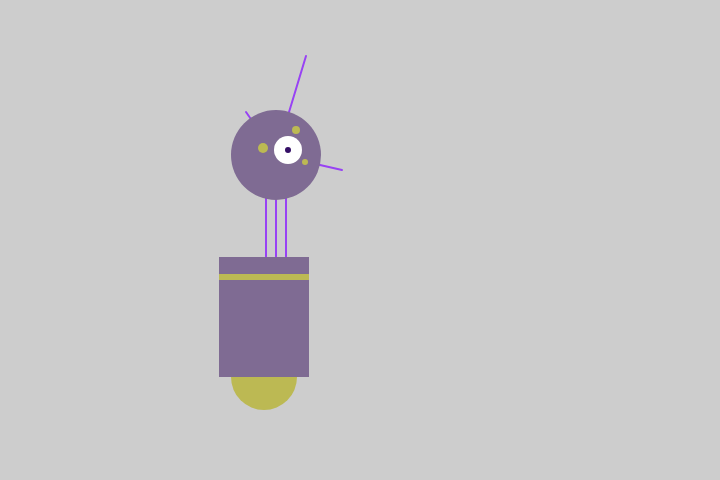
Frame 1 (no input)
Frame 60 (no input): identical to frame 1, image omitted
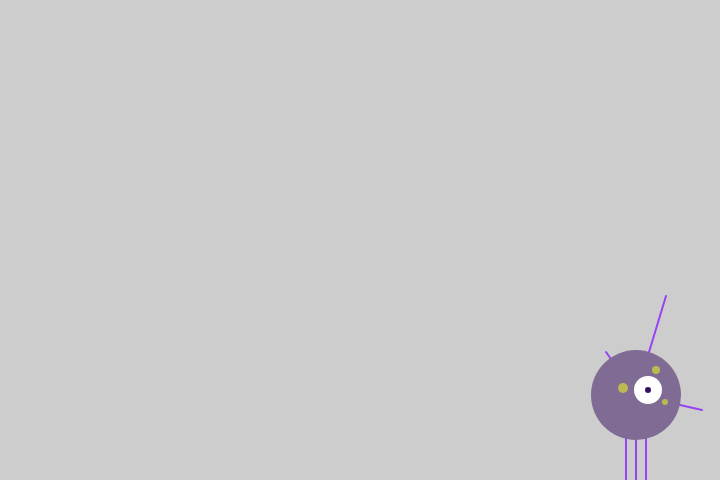
Frame 120 (the mouse pressed at the canvas centre since frame 60)

The p5.js sketch that drew these frames (run headless with seeded random() and noise() and a simulated clock; from frame 60 on, the mouse is pressed at the canvas centre):

// p5.js sketch
// ── sketch.js
function setup() {
  createCanvas(720, 480); // creates canvas with a height of 720, a width of 480
  smooth(); // all shapes will be created with a smooth stroke (default)
  strokeWeight(2); // sets thickness of all lines to 2
}  
 
function draw() { 
  background(205); // sets background color to grey between each frame (each time there is a change in robot's position)
  translate(mouseX, mouseY);
  
  //Neck
  stroke(152, 66, 244); // sets color for line (bright purple)
  line(266, 257, 266, 162); // draws the first line of the neck
  line(276, 257, 276, 162); // draws the second line of the neck
  line(286, 257, 286, 162); // draws the third line of the neck
  
  //Antennae
  line(276, 155, 246, 112); // draws the first antenna (line)
  line(276, 155, 306, 56);  // draws the second antenna (line)
  line(276, 155, 342, 170); // draws the third antenna (line)
  
  //Body
  noStroke(); // draws shapes without an outline
  fill(188, 185, 83); // sets color for half circle at bottom (gold)
  ellipse(264, 377, 66, 66); // draws half circle at bottom
  fill(127, 107, 147); // sets color for main rectangle for body (purple)
  rect(219, 257, 90, 120); // draws main rectangle for body
  fill(188, 185, 83); // sets color for line/rectangle on body (gold)
  rect(219, 274, 90, 6); // draws line/rectangle on body
  
  //Head
  fill(127, 107, 147); // sets color for main circle (head) (purple)
  ellipse(276, 155, 90, 90); // draws main circle (head)
  fill(255); // sets color for eye (second biggest circle) (white)
  ellipse(288, 150, 28, 28); // draws eye (second biggest circle)
  fill(52, 15, 102); // sets color for dot in eye (dark purple)
  ellipse(288, 150, 6, 6); // draws dot in eye
  fill(188, 185, 83); // sets color for other circles on head (gold)
  ellipse(263, 148, 10, 10); // draws circle at 9 oclock
  ellipse(296, 130, 8, 8); // draws circle at 1 oclock
  ellipse(305, 162, 6, 6); // draws circle at 4 oclock
}
